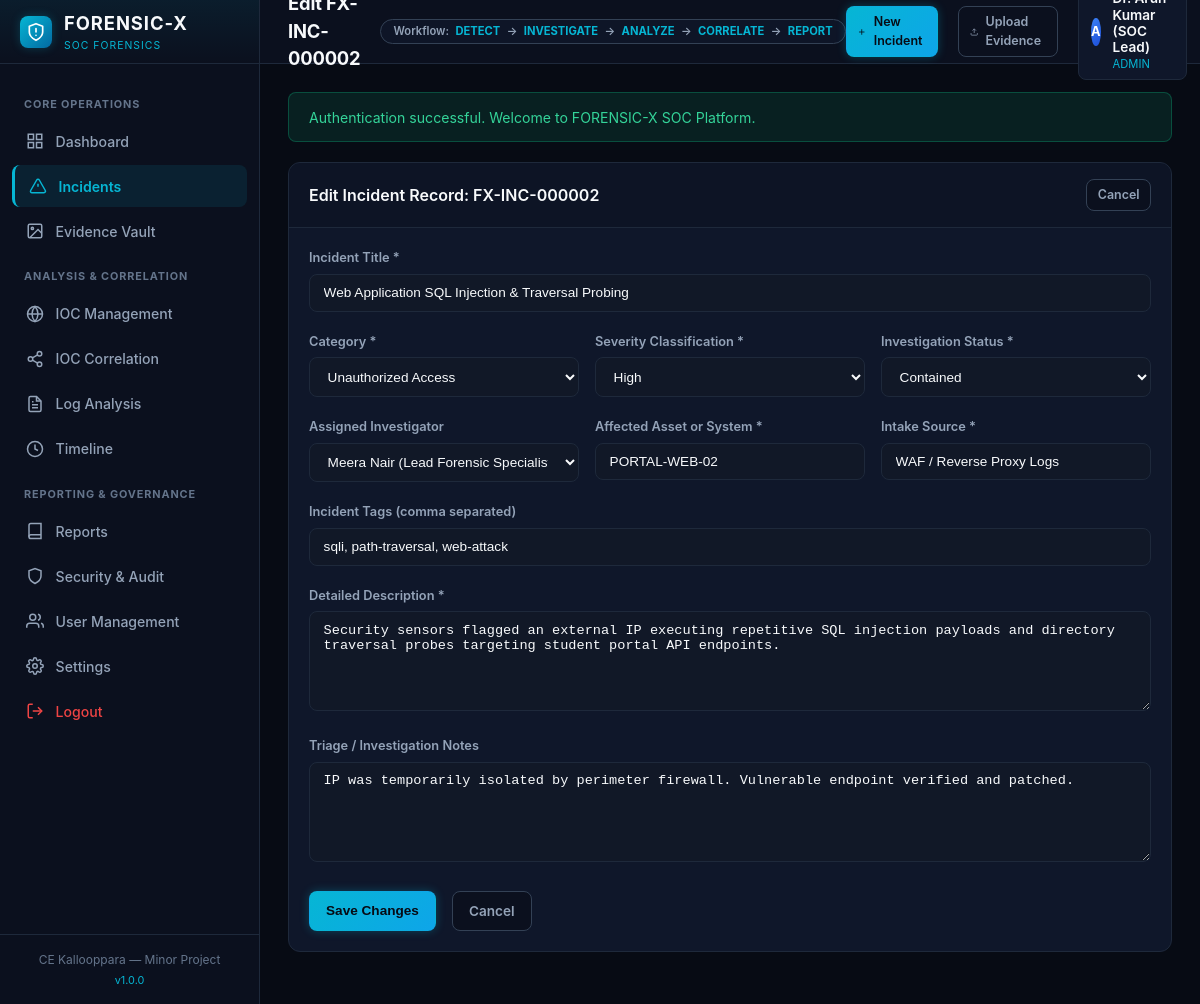
The app's page /incidents/edit?id=2 (signed in) with its own data.
### tables this page shows
CREATE TABLE users (
    id INT AUTO_INCREMENT PRIMARY KEY,
    username VARCHAR(50) NOT NULL UNIQUE,
    email VARCHAR(100) NOT NULL UNIQUE,
    password_hash VARCHAR(255) NOT NULL,
    full_name VARCHAR(100) NOT NULL,
    role ENUM('admin', 'investigator', 'analyst', 'reviewer') NOT NULL DEFAULT 'analyst',
    department VARCHAR(100) DEFAULT 'SOC / Digital Forensics',
    is_active TINYINT(1) NOT NULL DEFAULT 1,
    failed_login_attempts INT NOT NULL DEFAULT 0,
    locked_until DATETIME NULL,
    last_login_at DATETIME NULL,
    last_login_ip VARCHAR(45) NULL,
    created_at DATETIME NOT NULL DEFAULT CURRENT_TIMESTAMP,
    updated_at DATETIME NOT NULL DEFAULT CURRENT_TIMESTAMP ON UPDATE CURRENT_TIMESTAMP,
    INDEX idx_user_role (role),
    INDEX idx_user_active (is_active)
);

CREATE TABLE incidents (
    id INT AUTO_INCREMENT PRIMARY KEY,
    incident_code VARCHAR(20) NOT NULL UNIQUE,
    title VARCHAR(200) NOT NULL,
    description TEXT NOT NULL,
    category VARCHAR(60) NOT NULL,
    severity ENUM('Low', 'Medium', 'High', 'Critical') NOT NULL DEFAULT 'Medium',
    status ENUM('Open', 'Investigating', 'Contained', 'Resolved', 'Closed') NOT NULL DEFAULT 'Open',
    assigned_to INT NULL,
    detected_at DATETIME NOT NULL,
    source VARCHAR(100) NOT NULL,
    affected_system VARCHAR(150) NOT NULL,
    tags VARCHAR(255) NULL,
    findings_notes TEXT NULL,
    created_by INT NOT NULL,
    created_at DATETIME NOT NULL DEFAULT CURRENT_TIMESTAMP,
    updated_at DATETIME NOT NULL DEFAULT CURRENT_TIMESTAMP ON UPDATE CURRENT_TIMESTAMP,
    INDEX idx_inc_severity (severity),
    INDEX idx_inc_status (status),
    INDEX idx_inc_assigned (assigned_to),
    INDEX idx_inc_detected (detected_at),
    CONSTRAINT fk_inc_assigned FOREIGN KEY (assigned_to) REFERENCES users (id) ON DELETE SET NULL,
    CONSTRAINT fk_inc_creator FOREIGN KEY (created_by) REFERENCES users (id)
);

### views/incidents/edit.php (the view, shortened to what the rows shown need)
<div style="max-width: 900px; margin: 0 auto;">
    <div class="card">
        <div class="card-header">
            <div class="card-title">
                Edit Incident Record: <?= Security::e($incident['incident_code']) ?>
            </div>
            <a href="/incidents/view?id=<?= (int)$incident['id'] ?>" class="btn btn-secondary btn-sm">Cancel</a>
        </div>
        <div class="card-body">
            <form method="POST" action="/incidents/edit?id=<?= (int)$incident['id'] ?>">
                <div class="form-group">
                    <label class="form-label" for="title">Incident Title *</label>
                    <input type="text" id="title" name="title" class="form-control" value="<?= Security::e($incident['title']) ?>" required>
                </div>
                <div style="display: grid; grid-template-columns: repeat(auto-fit, minmax(250px, 1fr)); gap: 1rem;">
                    <div class="form-group">
                        <label class="form-label" for="category">Category *</label>
                        <select id="category" name="category" class="form-control" required>
                            <?php foreach (['Malware Infection', 'Ransomware', 'Data Exfiltration', 'Unauthorized Access', 'Phishing', 'Denial of Service', 'Insider Threat', 'Credential Compromise'] as $cat): ?>
                            <option value="<?= $cat ?>" <?= $incident['category'] === $cat ? 'selected' : '' ?>><?= $cat ?></option>
                            <?php endforeach; ?>
                        </select>
                    </div>
                    <div class="form-group">
                        <label class="form-label" for="severity">Severity Classification *</label>
                        <select id="severity" name="severity" class="form-control" required>
                            <option value="High" <?= $incident['severity'] === 'High' ? 'selected' : '' ?>>High</option>
                        </select>
                    </div>
                    <div class="form-group">
                        <label class="form-label" for="status">Investigation Status *</label>
                        <select id="status" name="status" class="form-control" required>
                            <option value="Contained" <?= $incident['status'] === 'Contained' ? 'selected' : '' ?>>Contained</option>
                        </select>
                    </div>
                </div>
                <div style="display: grid; grid-template-columns: repeat(auto-fit, minmax(250px, 1fr)); gap: 1rem;">
                    <div class="form-group">
                        <label class="form-label" for="assigned_to">Assigned Investigator</label>
                        <select id="assigned_to" name="assigned_to" class="form-control">
                            <?php foreach ($investigators as $inv): ?>
                            <option value="<?= (int)$inv['id'] ?>" <?= (int)$incident['assigned_to'] === (int)$inv['id'] ? 'selected' : '' ?>>
                                <?= Security::e($inv['full_name']) ?> (<?= Security::e($inv['role']) ?>)
                            </option>
                            <?php endforeach; ?>
                        </select>
                    </div>
                    <div class="form-group">
                        <label class="form-label" for="affected_system">Affected Asset or System *</label>
                        <input type="text" id="affected_system" name="affected_system" class="form-control" value="<?= Security::e($incident['affected_system']) ?>" required>
                    </div>
                    <div class="form-group">
                        <label class="form-label" for="source">Intake Source *</label>
                        <input type="text" id="source" name="source" class="form-control" value="<?= Security::e($incident['source']) ?>" required>
                    </div>
                </div>
                <div class="form-group">
                    <label class="form-label" for="tags">Incident Tags (comma separated)</label>
                    <input type="text" id="tags" name="tags" class="form-control" value="<?= Security::e($incident['tags'] ?? '') ?>">
                </div>
                <div class="form-group">
                    <label class="form-label" for="description">Detailed Description *</label>
                    <textarea id="description" name="description" class="form-control" rows="4" required><?= Security::e($incident['description']) ?></textarea>
                </div>
                <div class="form-group">
                    <label class="form-label" for="findings_notes">Triage / Investigation Notes</label>
                    <textarea id="findings_notes" name="findings_notes" class="form-control" rows="3"><?= Security::e($incident['findings_notes'] ?? '') ?></textarea>
                </div>
                <div style="display: flex; gap: 1rem; margin-top: 1.5rem;">
                    <button type="submit" class="btn btn-primary">Save Changes</button>
                    <a href="/incidents/view?id=<?= (int)$incident['id'] ?>" class="btn btn-secondary">Cancel</a>
                </div>
            </form>
        </div>
    </div>
</div>

### views/layouts/main.php (shortened to what the rows shown need)
<?php
$user = Auth::user();
$currentRoute = $_SERVER['REQUEST_URI'] ?? '/';
?>
<!DOCTYPE html>
<html lang="en">
<head>
    <link rel="stylesheet" href="/assets/css/style.css">
</head>
<body>
    <div class="app-container">
        <aside class="sidebar">
            <div class="sidebar-brand">
                <a href="/" class="brand-logo">
                    <div class="brand-icon">
                        <svg width="20" height="20" viewBox="0 0 24 24" fill="none" stroke="#fff" stroke-width="2" stroke-linecap="round" stroke-linejoin="round">
                            <path d="M12 22s8-4 8-10V5l-8-3-8 3v7c0 6 8 10 8 10z"/>
                            <path d="M12 8v4"/>
                            <path d="M12 16h.01"/>
                        </svg>
                    </div>
                    <div>
                        <div class="brand-title"><?= APP_NAME ?></div>
                        <span class="brand-subtitle">SOC Forensics</span>
                    </div>
                </a>
            </div>
            <nav class="sidebar-nav">
                <div class="nav-section-title">Core Operations</div>
                <a href="/" class="nav-item <?= $currentRoute === '/' || $currentRoute === '/dashboard' ? 'active' : '' ?>">
                    <svg viewBox="0 0 24 24" fill="none" stroke="currentColor"><rect x="3" y="3" width="7" height="7"/><rect x="14" y="3" width="7" height="7"/><rect x="14" y="14" width="7" height="7"/><rect x="3" y="14" width="7" height="7"/></svg>
                    Dashboard
                </a>
                <a href="/incidents" class="nav-item <?= str_starts_with($currentRoute, '/incidents') ? 'active' : '' ?>">
                    <svg viewBox="0 0 24 24" fill="none" stroke="currentColor"><path d="m21.73 18-8-14a2 2 0 0 0-3.48 0l-8 14A2 2 0 0 0 4 21h16a2 2 0 0 0 1.73-3Z"/><line x1="12" y1="9" x2="12" y2="13"/><line x1="12" y1="17" x2="12.01" y2="17"/></svg>
                    Incidents
                </a>
                <a href="/evidence" class="nav-item <?= str_starts_with($currentRoute, '/evidence') ? 'active' : '' ?>">
                    <svg viewBox="0 0 24 24" fill="none" stroke="currentColor"><rect x="3" y="3" width="18" height="18" rx="2"/><circle cx="8.5" cy="8.5" r="1.5"/><path d="M21 15l-5-5L5 21"/></svg>
                    Evidence Vault
                </a>
                <div class="nav-section-title">Analysis & Correlation</div>
                <a href="/ioc" class="nav-item <?= $currentRoute === '/ioc' || str_starts_with($currentRoute, '/ioc/create') ? 'active' : '' ?>">
                    <svg viewBox="0 0 24 24" fill="none" stroke="currentColor"><circle cx="12" cy="12" r="10"/><line x1="2" y1="12" x2="22" y2="12"/><path d="M12 2a15.3 15.3 0 0 1 4 10 15.3 15.3 0 0 1-4 10 15.3 15.3 0 0 1-4-10 15.3 15.3 0 0 1 4-10z"/></svg>
                    IOC Management
                </a>
                <a href="/ioc/correlate" class="nav-item <?= str_starts_with($currentRoute, '/ioc/correlate') ? 'active' : '' ?>">
                    <svg viewBox="0 0 24 24" fill="none" stroke="currentColor"><circle cx="18" cy="5" r="3"/><circle cx="6" cy="12" r="3"/><circle cx="18" cy="19" r="3"/><line x1="8.59" y1="13.51" x2="15.42" y2="17.49"/><line x1="15.41" y1="6.51" x2="8.59" y2="10.49"/></svg>
                    IOC Correlation
                </a>
                <a href="/logs" class="nav-item <?= str_starts_with($currentRoute, '/logs') ? 'active' : '' ?>">
                    <svg viewBox="0 0 24 24" fill="none" stroke="currentColor"><path d="M14 2H6a2 2 0 0 0-2 2v16a2 2 0 0 0 2 2h12a2 2 0 0 0 2-2V8z"/><polyline points="14 2 14 8 20 8"/><line x1="16" y1="13" x2="8" y2="13"/><line x1="16" y1="17" x2="8" y2="17"/><polyline points="10 9 9 9 8 9"/></svg>
                    Log Analysis
                </a>
                <a href="/timeline" class="nav-item <?= str_starts_with($currentRoute, '/timeline') ? 'active' : '' ?>">
                    <svg viewBox="0 0 24 24" fill="none" stroke="currentColor"><circle cx="12" cy="12" r="10"/><polyline points="12 6 12 12 16 14"/></svg>
                    Timeline
                </a>
                <div class="nav-section-title">Reporting & Governance</div>
                <a href="/reports" class="nav-item <?= str_starts_with($currentRoute, '/reports') ? 'active' : '' ?>">
                    <svg viewBox="0 0 24 24" fill="none" stroke="currentColor"><path d="M4 19.5A2.5 2.5 0 0 1 6.5 17H20"/><path d="M6.5 2H20v20H6.5A2.5 2.5 0 0 1 4 19.5v-15A2.5 2.5 0 0 1 6.5 2z"/></svg>
                    Reports
                </a>
                <a href="/audit" class="nav-item <?= str_starts_with($currentRoute, '/audit') ? 'active' : '' ?>">
                    <svg viewBox="0 0 24 24" fill="none" stroke="currentColor"><path d="M12 22s8-4 8-10V5l-8-3-8 3v7c0 6 8 10 8 10z"/></svg>
                    Security & Audit
                </a>
                <?php if (Auth::hasRole(ROLE_ADMIN)): ?>
                <a href="/users" class="nav-item <?= str_starts_with($currentRoute, '/users') ? 'active' : '' ?>">
                    <svg viewBox="0 0 24 24" fill="none" stroke="currentColor"><path d="M17 21v-2a4 4 0 0 0-4-4H5a4 4 0 0 0-4 4v2"/><circle cx="9" cy="7" r="4"/><path d="M23 21v-2a4 4 0 0 0-3-3.87"/><path d="M16 3.13a4 4 0 0 1 0 7.75"/></svg>
                    User Management
                </a>
                <?php endif; ?>
                <a href="/settings" class="nav-item <?= str_starts_with($currentRoute, '/settings') ? 'active' : '' ?>">
                    Settings
                </a>
                <a href="/logout" class="nav-item" style="color: #EF4444;">
                    <svg viewBox="0 0 24 24" fill="none" stroke="currentColor"><path d="M9 21H5a2 2 0 0 1-2-2V5a2 2 0 0 1 2-2h4"/><polyline points="16 17 21 12 16 7"/><line x1="21" y1="12" x2="9" y2="12"/></svg>
                    Logout
                </a>
            </nav>
            <div class="sidebar-footer">
                <div>CE Kallooppara — Minor Project</div>
                <div style="font-size: 0.68rem; margin-top: 0.2rem; color: var(--cyan-primary);">v<?= APP_VERSION ?></div>
            </div>
        </aside>
        <div class="main-wrapper">
            <header class="topbar">
                <div class="topbar-left">
                    <h1 class="page-title"><?= isset($pageTitle) ? Security::e($pageTitle) : 'SOC Command' ?></h1>
                    <div class="workflow-badge">
                        <span>Workflow:</span>
                        <span class="workflow-stage">DETECT</span> →
                        <span class="workflow-stage">INVESTIGATE</span> →
                        <span class="workflow-stage">ANALYZE</span> →
                        <span class="workflow-stage">CORRELATE</span> →
                        <span class="workflow-stage">REPORT</span>
                    </div>
                </div>
                <div class="topbar-right">
                    <?php if (Auth::can('create_incident')): ?>
                    <a href="/incidents/create" class="btn btn-primary btn-sm">
                        <svg width="14" height="14" viewBox="0 0 24 24" fill="none" stroke="currentColor" stroke-width="2"><line x1="12" y1="5" x2="12" y2="19"/><line x1="5" y1="12" x2="19" y2="12"/></svg>
                        New Incident
                    </a>
                    <?php endif; ?>
                    <?php if (Auth::can('upload_evidence')): ?>
                    <a href="/evidence/upload" class="btn btn-secondary btn-sm">
                        <svg width="14" height="14" viewBox="0 0 24 24" fill="none" stroke="currentColor" stroke-width="2"><path d="M21 15v4a2 2 0 0 1-2 2H5a2 2 0 0 1-2-2v-4"/><polyline points="17 8 12 3 7 8"/><line x1="12" y1="3" x2="12" y2="15"/></svg>
                        Upload Evidence
                    </a>
                    <?php endif; ?>
                    <a href="/profile" class="user-profile-badge">
                        <div class="user-avatar">
                            <?= strtoupper(substr($user['username'] ?? 'U', 0, 1)) ?>
                        </div>
                        <div>
                            <div class="user-meta-name"><?= Security::e($user['full_name'] ?? 'User') ?></div>
                            <div class="user-meta-role"><?= strtoupper(Security::e($user['role'] ?? '')) ?></div>
                        </div>
                    </a>
                </div>
            </header>
            <main class="content-body">
                <?php if ($flash): ?>
                <div class="alert alert-<?= Security::e($flash['type']) ?>">
                    <div><?= Security::e($flash['message']) ?></div>
                </div>
                <?php endif; ?>
                <?= $content ?>
            </main>
        </div>
    </div>
</body>
</html>

### records on screen
users: username "A", role "ADMIN"
incidents: incident_code "FX-INC-000002", title "Web Application SQL Injection & Traversal Probing", category "Unauthorized Access", severity "High", status "Contained", assigned_to "Meera Nair (Lead Forensic Specialist) (investigator)", affected_system "PORTAL-WEB-02", source "WAF / Reverse Proxy Logs", tags "sqli, path-traversal, web-attack", description "Security sensors flagged an external IP executing repetitive SQL injection payloads and directory traversal probes targeting student portal API endpoints.", findings_notes "IP was temporarily isolated by perimeter firewall. Vulnerable endpoint verified and patched."

### other values on screen
APP_NAME "FORENSIC-X"
APP_VERSION "1.0.0"
Security::e($flash['message']) "Authentication successful. Welcome to FORENSIC-X SOC Platform."
